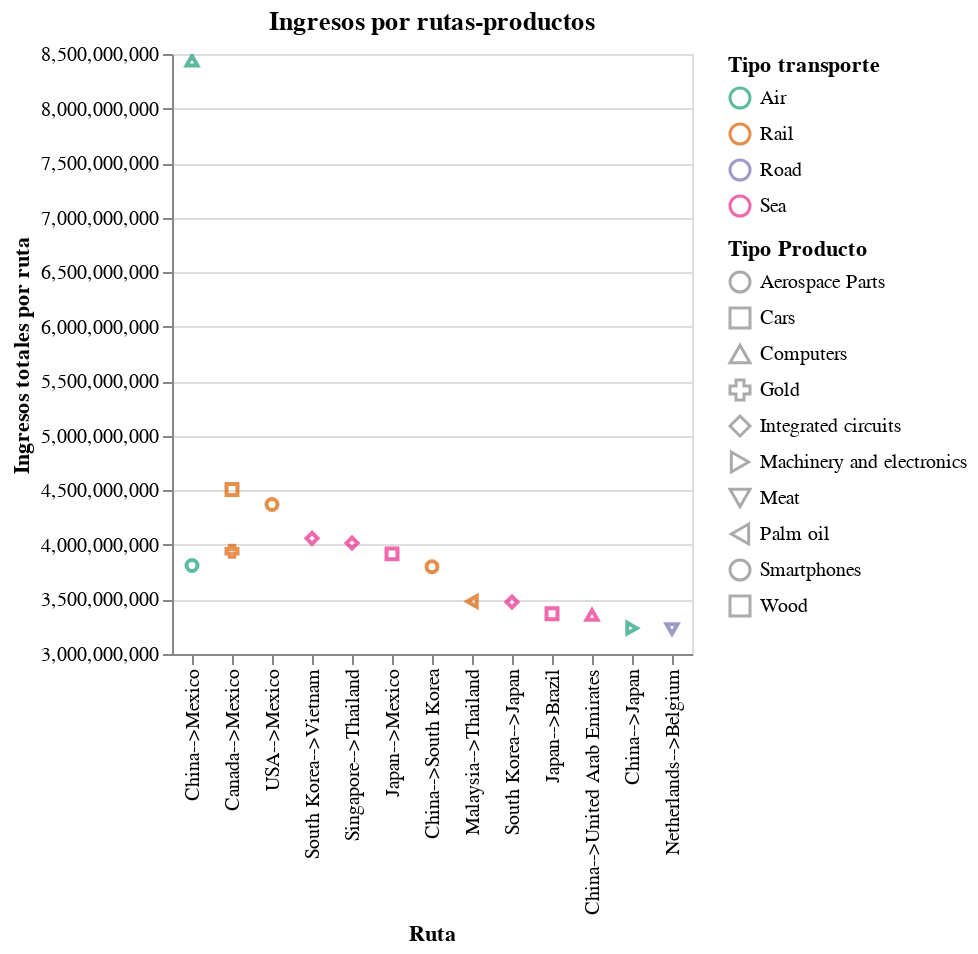

The notebook cell saved with this chart:
### Markdown cell above
#### Grafica de ingresos por ruta

### Code cell
# Grafica general de ganancias por rutas
print(global_routess.head(5))
bars = alt.Chart(global_routess.head(15)).mark_point().encode(
    x=alt.X('ruta:O',title='Ruta ',scale=alt.Scale(zero=False),sort=alt.SortArray(['register_id'])),
    y=alt.X('total_value', title='Ingresos totales por ruta',scale=alt.Scale(zero=False, padding=3)),
    color=alt.Color("transport_mode", legend=alt.Legend(title="Tipo transporte"),scale=alt.Scale(scheme='dark2',type= 'sqrt')),  
    shape=alt.Shape('product',title='Tipo Producto'),
    tooltip=['direction','transport_mode', 'product', 'total_value', 'ruta']
)

text = bars.mark_text(
    align='center',
    # baseline='middle',
    dx=15,
    size=13
).encode(
    text='product',
)

(bars  ).properties(title='Ingresos por rutas-productos').interactive()

### Figure 1 — Vega-Lite specification as saved in the notebook (floating-point values rounded to 4 significant figures)
{"config": {"view": {"continuousWidth": 400, "continuousHeight": 300}}, "data": {"name": "data-d66a3f4f676eb1b3d706612aedbf5651"}, "mark": "point", "encoding": {"color": {"field": "transport_mode", "legend": {"title": "Tipo transporte"}, "scale": {"scheme": "dark2", "type": "sqrt"}, "type": "nominal"}, "shape": {"field": "product", "title": "Tipo Producto", "type": "nominal"}, "tooltip": [{"field": "direction", "type": "nominal"}, {"field": "transport_mode", "type": "nominal"}, {"field": "product", "type": "nominal"}, {"field": "total_value", "type": "quantitative"}, {"field": "ruta", "type": "nominal"}], "x": {"field": "ruta", "scale": {"zero": false}, "sort": ["register_id"], "title": "Ruta ", "type": "ordinal"}, "y": {"field": "total_value", "scale": {"padding": 3, "zero": false}, "title": "Ingresos totales por ruta", "type": "quantitative"}}, "selection": {"selector003": {"type": "interval", "bind": "scales", "encodings": ["x", "y"]}}, "title": "Ingresos por rutas-productos", "$schema": "https://vega.github.io/schema/vega-lite/v4.17.0.json", "datasets": {"data-d66a3f4f676eb1b3d706612aedbf5651": [{"direction": "Exports", "origin": "China", "destination": "Mexico", "product": "Computers", "transport_mode": "Air", "total_value": 8438000000, "ruta": "China-->Mexico"}, {"direction": "Exports", "origin": "Canada", "destination": "Mexico", "product": "Wood", "transport_mode": "Rail", "total_value": 4508000000, "ruta": "Canada-->Mexico"}, {"direction": "Exports", "origin": "USA", "destination": "Mexico", "product": "Aerospace Parts", "transport_mode": "Rail", "total_value": 4370000000, "ruta": "USA-->Mexico"}, {"direction": "Exports", "origin": "South Korea", "destination": "Vietnam", "product": "Integrated circuits", "transport_mode": "Sea", "total_value": 4060007000, "ruta": "South Korea-->Vietnam"}, {"direction": "Imports", "origin": "Singapore", "destination": "Thailand", "product": "Integrated circuits", "transport_mode": "Sea", "total_value": 4017000000, "ruta": "Singapore-->Thailand"}, {"direction": "Exports", "origin": "Canada", "destination": "Mexico", "product": "Gold", "transport_mode": "Rail", "total_value": 3942000000, "ruta": "Canada-->Mexico"}, {"direction": "Imports", "origin": "Japan", "destination": "Mexico", "product": "Cars", "transport_mode": "Sea", "total_value": 3918000000, "ruta": "Japan-->Mexico"}, {"direction": "Exports", "origin": "China", "destination": "Mexico", "product": "Smartphones", "transport_mode": "Air", "total_value": 3812000000, "ruta": "China-->Mexico"}, {"direction": "Exports", "origin": "China", "destination": "South Korea", "product": "Smartphones", "transport_mode": "Rail", "total_value": 3800000000, "ruta": "China-->South Korea"}, {"direction": "Imports", "origin": "Malaysia", "destination": "Thailand", "product": "Palm oil", "transport_mode": "Rail", "total_value": 3482000000, "ruta": "Malaysia-->Thailand"}, {"direction": "Exports", "origin": "South Korea", "destination": "Japan", "product": "Integrated circuits", "transport_mode": "Sea", "total_value": 3477000000, "ruta": "South Korea-->Japan"}, {"direction": "Exports", "origin": "Japan", "destination": "Brazil", "product": "Cars", "transport_mode": "Sea", "total_value": 3368155000, "ruta": "Japan-->Brazil"}, {"direction": "Imports", "origin": "China", "destination": "United Arab Emirates", "product": "Computers", "transport_mode": "Sea", "total_value": 3357000000, "ruta": "China-->United Arab Emirates"}, {"direction": "Imports", "origin": "China", "destination": "Japan", "product": "Machinery and electronics", "transport_mode": "Air", "total_value": 3237000000, "ruta": "China-->Japan"}, {"direction": "Exports", "origin": "Netherlands", "destination": "Belgium", "product": "Meat", "transport_mode": "Road", "total_value": 3230094000, "ruta": "Netherlands-->Belgium"}]}}
